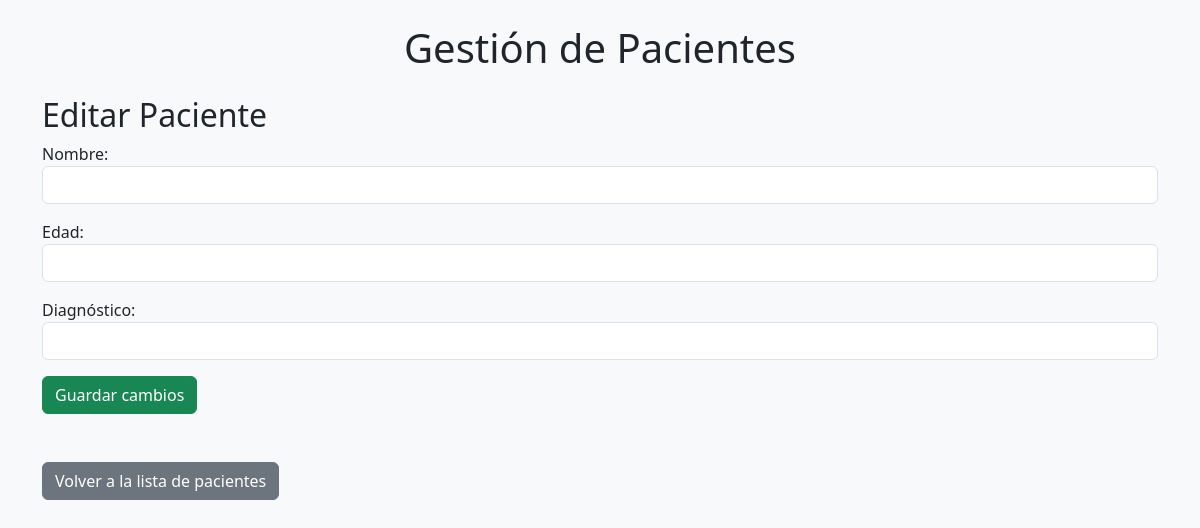
/editar_paciente/1, run on an earlier commit of the app's database.
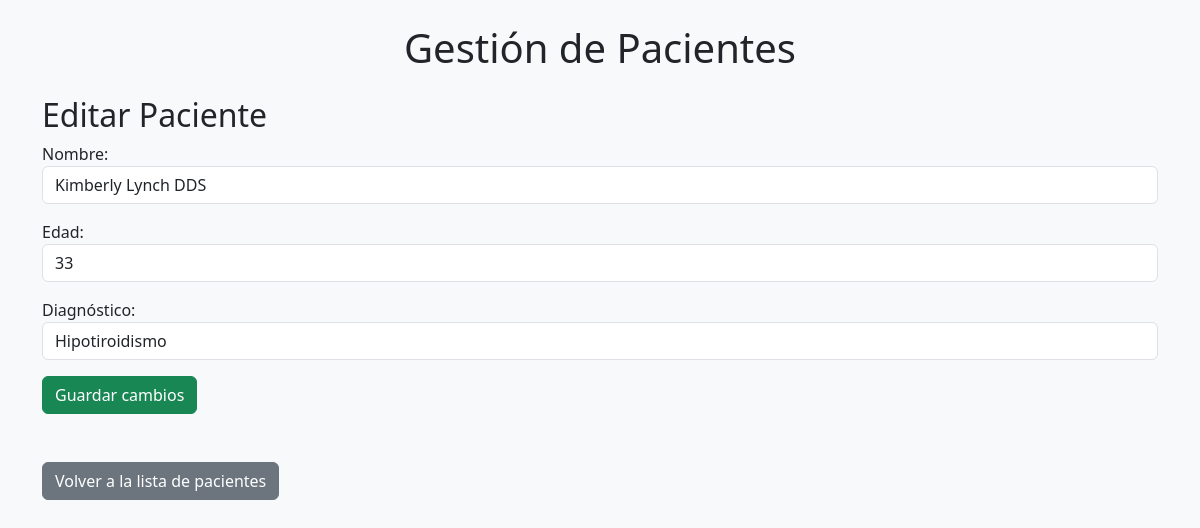
And on a later commit of the database.
### tables this page shows
CREATE TABLE Pacientes (
            id INTEGER PRIMARY KEY AUTOINCREMENT,
            nombre TEXT NOT NULL,
            edad INTEGER NOT NULL,
            diagnostico TEXT NOT NULL
        );

### app.py (the view, shortened to what this page needs)
@app.route('/editar_paciente/<int:id>', methods=['GET', 'POST'])
def editar_paciente(id):
    paciente = db.obtener_paciente_por_id(id)
    return render_template('editar_paciente.html', paciente=paciente)

### db.py (called while the page is built)
def obtener_paciente_por_id(id):
    conn = sqlite3.connect('data.db')
    cursor = conn.cursor()
    cursor.execute('SELECT * FROM Pacientes WHERE id = ?', (id,))
    paciente = cursor.fetchone()
    conn.close()
    return paciente

### templates/editar_paciente.html (shortened to what this page needs)
{% extends  "base.html" %}
{% block content %}
    <h2>Editar Paciente</h2>
    <form action="" method="post">
        <div class="mb-3">
            <label for="nombre">Nombre:</label>
            <input type="text" id="nombre" name="nombre" value="{{ paciente[1] }}" class="form-control">
        </div>
        <div class="mb-3">
            <label for="edad">Edad:</label>
            <input type="number" id="edad" name="edad" value="{{ paciente[2] }}" class="form-control">
        </div>
        <div class="mb-3">
            <label for="diagnostico">Diagnóstico:</label>
            <input type="text" id="diagnostico" name="diagnostico" value="{{ paciente[3] }}" class="form-control">
        </div>
        <button type="submit" class="btn btn-success">Guardar cambios</button>
    </form>
    <br><br>
    <a href="{{ url_for('index') }}" class="btn btn-secondary">Volver a la lista de pacientes</a>
{% endblock %}

### templates/base.html (shortened to what this page needs)
<!DOCTYPE html>
<html lang="es">
<head>
    <link href="https://cdn.jsdelivr.net/npm/bootstrap@5.3.5/dist/css/bootstrap.min.css" rel="stylesheet">
</head>
<body class="bg-light">
    <div class="container mt-4">
        <h1 class="mb-4 text-center">Gestión de Pacientes</h1>
        {% block content %}
        {% endblock %}
    </div>
</body>
</html>

What changed in the data, as far as the page shows it:
added Pacientes: nombre "Kimberly Lynch DDS", edad "33", diagnostico "Hipotiroidismo"
